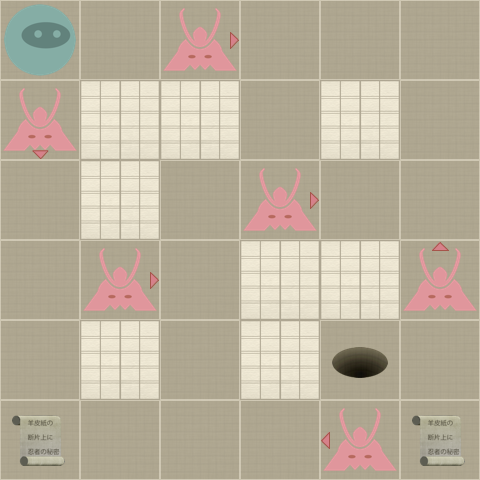

This is a level from a 2D game, rendered from its Tiled map with the project's own tilesets. A one-line summary and the map file follow, with tile-layer data summarised:
An orthogonal 6x6 tile map with 80x80 px tiles, 2 tile layers (Level, Actors).

<map version="1.0" orientation="orthogonal" width="6" height="6" tilewidth="80" tileheight="80">
 <properties>
  <property name="moves" value="16" />
 </properties>
 <tileset firstgid="1" name="tiles" tilewidth="80" tileheight="80" spacing="2" margin="2">
  <image source="tiles-hd.png" width="512" height="512" />
  <tile id="0">
   <properties>
    <property name="actor" value="exit" />
   </properties>
  </tile>
  <tile id="2">
   <properties>
    <property name="actor" value="guard" />
    <property name="direction" value="down" />
   </properties>
  </tile>
  <tile id="3">
   <properties>
    <property name="actor" value="guard" />
    <property name="direction" value="left" />
   </properties>
  </tile>
  <tile id="4">
   <properties>
    <property name="actor" value="guard" />
    <property name="direction" value="right" />
   </properties>
  </tile>
  <tile id="5">
   <properties>
    <property name="actor" value="guard" />
    <property name="direction" value="up" />
   </properties>
  </tile>
  <tile id="7">
   <properties>
    <property name="actor" value="player" />
   </properties>
  </tile>
  <tile id="8">
   <properties>
    <property name="actor" value="scroll" />
   </properties>
  </tile>
  <tile id="9">
   <properties>
    <property name="wall" value="1" />
   </properties>
  </tile>
 </tileset>
 <layer name="Level" width="6" height="6">
  <data>[36 cells, 36 non-empty, 2 distinct tile ids]</data>
 </layer>
 <layer name="Actors" width="6" height="6">
  <data>[36 cells, 10 non-empty, 7 distinct tile ids]</data>
 </layer>
</map>
